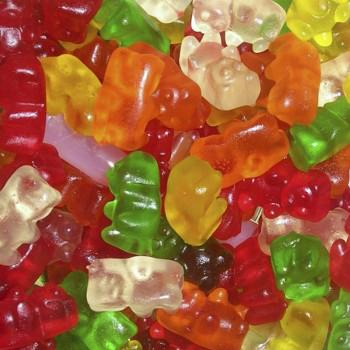
#> input picture IPP/Tutorial_1/bears.jpg, 350 x 350 px
$ jupyter execute --allow-errors 2_histograms.ipynb
#> lines starting #> are read from the running program, lines starting #| are printed output that depends on the picture; after the words box and inside, x2 and y2 are one past the last pixel; in counts of white or black regions, pixels touching at a corner belong together
9.11.2020
# Using NumPy, matplotlib and SciPy
## Tutorial 1, Exercise 2: Histograms, noise and filtering
The goal of this exercise is for you to **become familiar with the important packages NumPy, matplotlib and SciPy**.
Here you will load an image, add noise and look at the histograms of the different color channels.
You need to replace the `???` in the code with the required commands.

Your task is to calculate histograms of an image, add noise to it,
and apply a low-pass filter.

## Part 1: Loading the image and analyzing the color channels

[cell 1]
import numpy as np
import matplotlib.pyplot as plt
import scipy.ndimage as nd

Use ``plt.imread`` to read in ``'bears.jpg'`` and save the color channels into separate NumPy arrays. Check the image dimensions before and after splitting the colors with with the ``shape`` attribute of ``img``, red, green, and blue.
``img`` should be a 3D array and the colors a 2D array, respectively.

[cell 2]
img = plt.imread("bears.jpg") / 255.  # Division to norm to an interval [0, 1]
sh = img.shape
#> sh = (350, 350, 3)

Select red, green, and blue channels:

[cell 3]
red_channel = img[:,:,0]
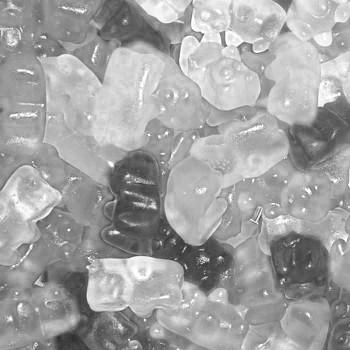
#> red_channel: shape (350, 350) float64; min 0.176, max 1, mean 0.637
green_channel = img[:,:,1]
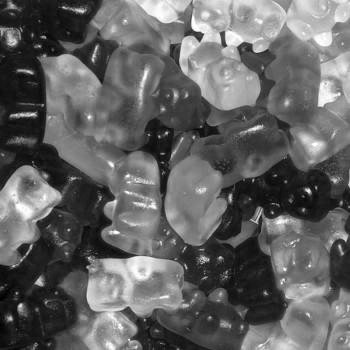
#> green_channel: shape (350, 350) float64; min 0, max 1, mean 0.387
blue_channel = img[:,:,2]
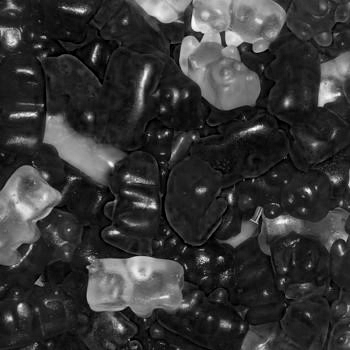
#> blue_channel: shape (350, 350) float64; min 0, max 1, mean 0.211

[cell 4]
print(sh, red_channel.shape, green_channel.shape, blue_channel.shape)
#| (350, 350, 3) (350, 350) (350, 350) (350, 350)

Display the original and the three color channels in an array of subplots.
Therefore, open a figure with ``plt.figure()`` and use ``plt.subplot(...)`` to plot
them in a $2 \times 2$ array. To use the function correctly, look up the help by
typing ``plt.subplot?`` in the ipython console or ``help(plt.subplot)`` in Python.

[cell 5]
help(plt.subplot)

[cell 6]
plt.figure(1, figsize=(8,8))
plt.subplot(2, 2, 1)
plt.imshow(img)
plt.title('Color image')
plt.subplot(2, 2, 2)
plt.imshow(red_channel, cmap='gray')
plt.title('Red channel')
plt.subplot(2, 2, 3)
plt.imshow(green_channel, cmap='gray')
plt.title('Green channel')
plt.subplot(2, 2, 4)
plt.imshow(blue_channel, cmap='gray')
plt.title('Blue channel');
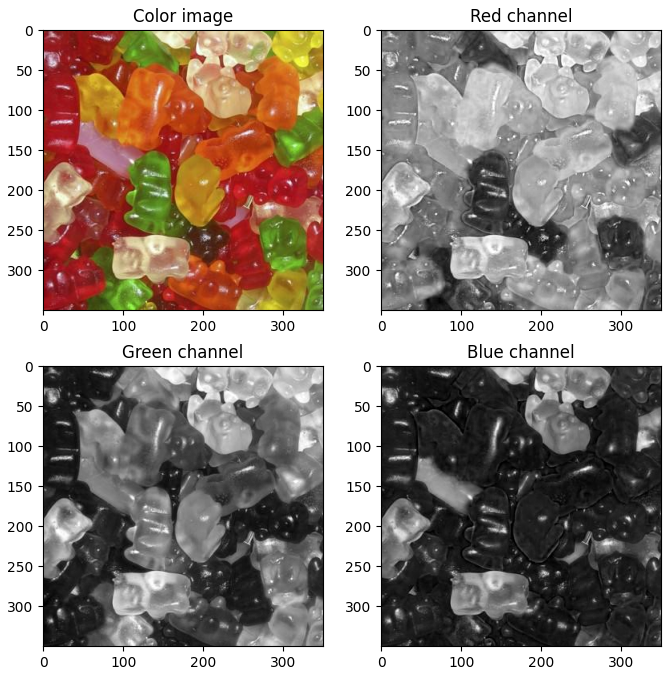
#> figure drawn by matplotlib, 4 panels

Create the histograms of the three color channels separately
using the ``np.histogram`` function. Use 50 bins and a range of ``(0, 1)``.
Afterwards, plot them into one histogram line plot. Keep in mind that
``np.histograms`` returns left and right bin margins. Therefore, you will need
to create the central bin positions by yourself!

[cell 7]
help(np.histogram)

[cell 8]
red_hist = np.histogram(red_channel, bins = 50, range = (0,1))
green_hist = np.histogram(green_channel, bins = 50, range = (0,1))
blue_hist = np.histogram(blue_channel, bins = 50, range = (0,1))

In case you do not know how to do the last part look at the lower parts of
the script. The lines before will appear again in a similar fashion.

[cell 9]
red_hist

[cell 10]
red_bins = red_hist[1]
#> red_bins = 51 values from 0 to 1
central_bins = (red_bins[1:] + red_bins[:-1]) / 2.
#> central_bins = 50 values from 0.01 to 0.99
central_bins
#> Out = 50 values from 0.01 to 0.99

[cell 11]
red_bins[:-1]
#> Out = 50 values from 0 to 0.98

[cell 12]
plt.figure(2)
plt.title('Histograms of 3 color channels')
plt.plot(central_bins, blue_hist[0], 'b', label='blue')
plt.plot(central_bins, green_hist[0], 'g', label='green')
plt.plot(central_bins, red_hist[0], 'r', label='red')
plt.grid()
plt.legend()
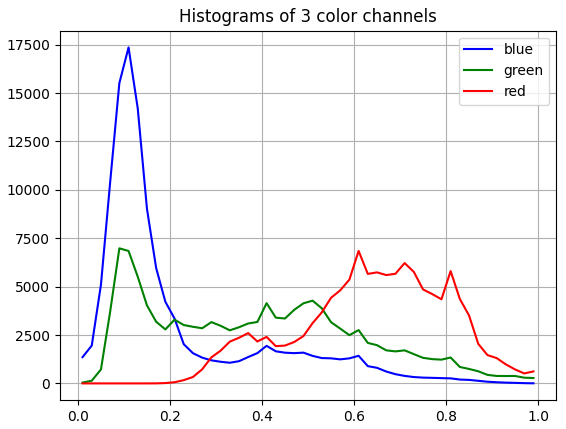
#> figure drawn by matplotlib, 1 panel; curve peaks at x = 0.11, y = 17362; curve peaks at x = 0.09, y = 6980; curve peaks at x = 0.61, y = 6845

It is more appropriate to use a bar graph instead of a normal plot for histograms. The ``plt.bar`` function takes the width of each bar as a third parameter:

[cell 13]
bin_width = red_bins[1] - red_bins[0]
#> bin_width = 0.02

[cell 14]
plt.figure(3)
plt.title('Histograms of 3 color channels')
plt.bar(central_bins, blue_hist[0], bin_width, color='b', label='blue', alpha=.4)
plt.bar(central_bins, green_hist[0], bin_width, color='g', label='green', alpha=.4)
plt.bar(central_bins, red_hist[0], bin_width, color='r', label='red', alpha=.4)
plt.grid()
plt.legend()
#> figure, not shown here; tallest bar 17362 high, from x = 0.1 to 0.12; tallest bar 6980 high, from x = 0.08 to 0.1; tallest bar 6845 high, from x = 0.6 to 0.62

## Part 2: Adding noise to the image

Now, let's add some **Gaussian noise** with a standard deviation of 0.2 and a mean of zero to the image with the function
``np.random.normal``:

[cell 15]
help(np.random.normal)

[cell 16]
img_noisy = img + np.random.normal(0,0.2, img.shape)
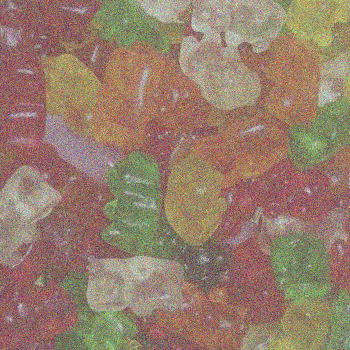
#> img_noisy: shape (350, 350, 3) float64; mean R, G, B 0.636, 0.388, 0.212; drawn with min black and max white
img_noisy

Note, that values below 0. and above 1. wrap around on the color scale
Therefore, they have to be set back to 0. or 1. respectively
Hint: The coordinates to index the array can also be a boolean array of the
same shape. So, if you want to select all pixels with a value smaller
than 0, you can use ``img_noisy < 0``.

[cell 17]
img_noisy[img_noisy < 0] = 0.
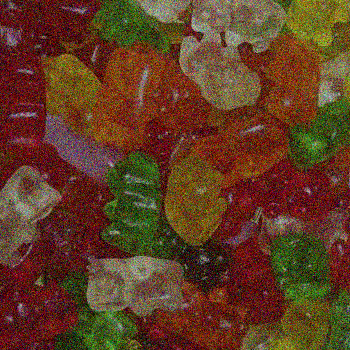
#> img_noisy: shape (350, 350, 3) float64; mean R, G, B 0.637, 0.4, 0.239; drawn with min black and max white
img_noisy[img_noisy > 1] = 1.
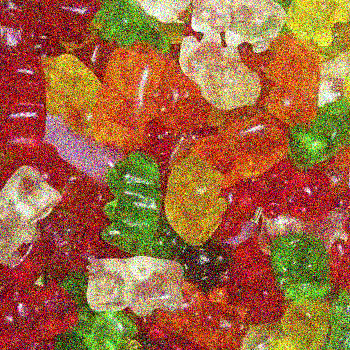
#> img_noisy: shape (350, 350, 3) float64; 9.66% of pixels changed, all inside (x1, y1, x2, y2) = (0, 0, 350, 350)

[cell 18]
plt.figure(4)
plt.title('Noisy image')
plt.imshow(img_noisy, cmap='gray', vmin=0, vmax=1.)

[cell 19]
red_hist_noisy = np.histogram(img_noisy[..., 0], bins=50, range=(0, 1))
green_hist_noisy = np.histogram(img_noisy[..., 1], bins=50, range=(0, 1))
blue_hist_noisy = np.histogram(img_noisy[..., 2], bins=50, range=(0, 1))

[cell 20]
plt.figure(5)
plt.title('Histograms of 3 noisy color channels')
plt.bar(central_bins, blue_hist_noisy[0], bin_width, color='b', alpha=.4, label='blue')
plt.bar(central_bins, green_hist_noisy[0], bin_width, color='g', alpha=.4, label='green')
plt.bar(central_bins, red_hist_noisy[0], bin_width, color='r', alpha=.4, label='red')
plt.grid()
plt.legend()
#> figure, not shown here; tallest bar 29768 high, from x = 1.73e-18 to 0.02; tallest bar 13730 high, from x = 1.73e-18 to 0.02; tallest bar 10781 high, from x = 0.98 to 1

## Part 3: Applying a Gaussian low-pass filter

After adding noise, we want to (partially) remove it again by **Gaussian filtering**.
Therefore, the function ``gaussian_filter`` of the ``nd.filter`` module can be used.
Apply the filter with a filter kernel size of ``sigma=1``.
You can either filter each image band separately or give a list of sigmas
(one for each dimension) and make sure that you do not filter across color
channels with a zero at the right place.

The ``0`` in the last axis means that we do not mix different color channels of the image.

#> (a cell that did not finish here is left out)

[cell 22]
sigma = (1, 1, 0)
img_filtered = nd.filters.gaussian_filter(img_noisy, sigma)
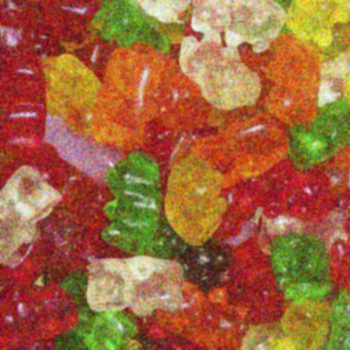
#> img_filtered: shape (350, 350, 3) float64; mean R, G, B 0.629, 0.397, 0.238

[cell 23]
plt.figure(6)
plt.title('Filtered image')
plt.imshow(img_filtered, cmap='gray', vmin=0, vmax=1.)

Finally, let's look at the histograms again:

[cell 24]
red_hist_filtered = np.histogram(img_filtered[..., 0], bins=50, range=(0, 1))
green_hist_filtered = np.histogram(img_filtered[..., 1], bins=50, range=(0, 1))
blue_hist_filtered = np.histogram(img_filtered[..., 2], bins=50, range=(0, 1))

[cell 25]
plt.figure(7)
plt.title('Histograms of 3 color channels')
plt.bar(central_bins, blue_hist_filtered[0], bin_width, color='b', label='blue', alpha=.4)
plt.bar(central_bins, green_hist_filtered[0], bin_width, color='g', label='green', alpha=.4)
plt.bar(central_bins, red_hist_filtered[0], bin_width, color='r', label='red', alpha=.4)
plt.grid()
plt.legend()
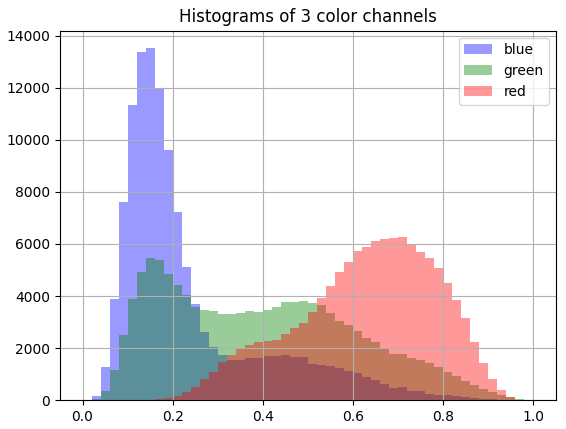
#> figure drawn by matplotlib, 1 panel; tallest bar 13517 high, from x = 0.14 to 0.16; tallest bar 5466 high, from x = 0.14 to 0.16; tallest bar 6280 high, from x = 0.7 to 0.72

$ run again, with IPP/Tutorial_1/tree.jpg copied over IPP/Tutorial_1/bears.jpg
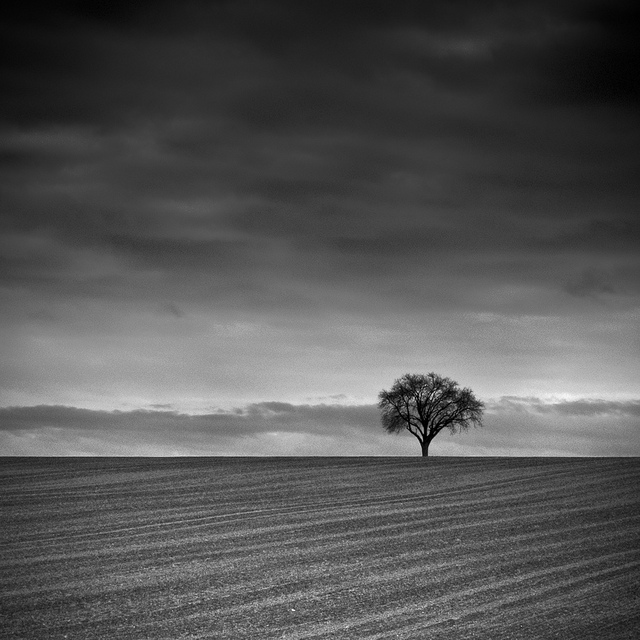
#> input picture IPP/Tutorial_1/tree.jpg, 640 x 640 px
#| (640, 640, 3) (640, 640) (640, 640) (640, 640)
#> red_bins = 51 values from 0 to 1
#> central_bins = 50 values from 0.01 to 0.99
#> `red_bins[:-1]`: Out = 50 values from 0 to 0.98
#> bin_width = 0.02
#> `img_noisy[img_noisy > 1] = 1.`:
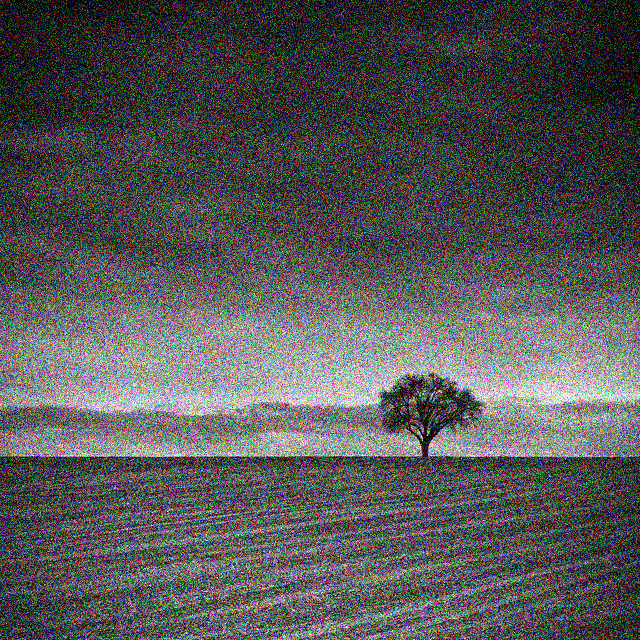
#> img_noisy: shape (640, 640, 3) float64; mean R, G, B 0.343, 0.344, 0.344
#> `[cell 25] plt.figure(7) plt.title('Histograms of 3 color channels') pl..`:
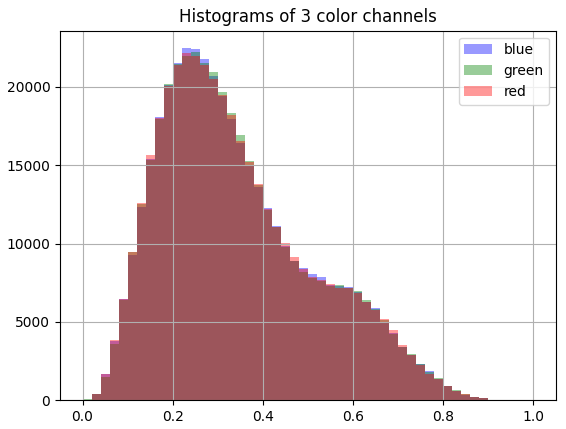
#> figure drawn by matplotlib, 1 panel; tallest bar 22471 high, from x = 0.22 to 0.24; tallest bar 22259 high, from x = 0.24 to 0.26; tallest bar 22193 high, from x = 0.22 to 0.24
